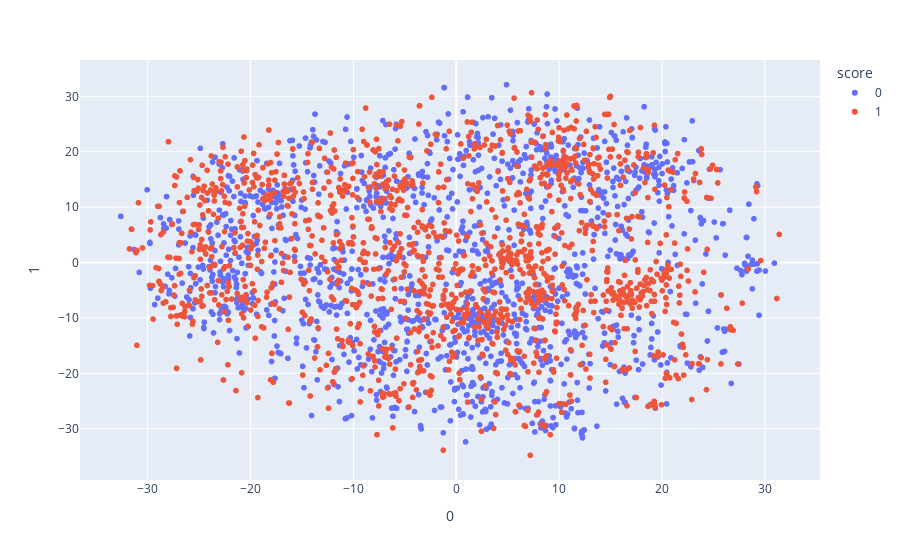

The cell this chart's notebook holds for it:
### Markdown cell above
Using PDA to visulize the vector is a great idea to see the distribution.
But the result was not good enough because they have too much overlap and can't distinguish them easily.
Therefore, I use another method to reduce the dimension hoping that it can have different result.

### Code cell
'''
Using PDA to visulize the vector is a great idea to see the distribution.
But the result was not good enough because they have too much overlap and can't distinguish them easily.
Therefore, I use another method to reduce the dimension hoping that it can have different result.
'''

# use t-SNE to reduce the dimension and see the 2D plot 

from sklearn.manifold import TSNE

features = df_counts.toarray()

tsne = TSNE(n_components=2, random_state=0)
projections = tsne.fit_transform(features)

fig = px.scatter(
    projections, x=0, y=1,
    color=df.score, labels={'color': 'score'}
)
fig.show()

### Figure 1 — Plotly figure (JSON) as saved in the notebook; plotly's stock layout.template omitted (floating-point values rounded to 4 significant figures; data arrays with more than 128 entries replaced by an {"elided": "..."} marker saying what was removed)
{"data": [{"hovertemplate": "score=0<br>0=%{x}<br>1=%{y}<extra></extra>", "legendgroup": "0", "marker": {"color": "#636efa", "symbol": "circle"}, "mode": "markers", "name": "0", "showlegend": true, "type": "scattergl", "x": {"elided": "1486 float values"}, "xaxis": "x", "y": {"elided": "1486 float values"}, "yaxis": "y"}, {"hovertemplate": "score=1<br>0=%{x}<br>1=%{y}<extra></extra>", "legendgroup": "1", "marker": {"color": "#EF553B", "symbol": "circle"}, "mode": "markers", "name": "1", "showlegend": true, "type": "scattergl", "x": {"elided": "1480 float values"}, "xaxis": "x", "y": {"elided": "1480 float values"}, "yaxis": "y"}], "layout": {"legend": {"title": {"text": "score"}, "tracegroupgap": 0}, "margin": {"t": 60}, "xaxis": {"anchor": "y", "domain": [0, 1], "title": {"text": "0"}}, "yaxis": {"anchor": "x", "domain": [0, 1], "title": {"text": "1"}}}}
